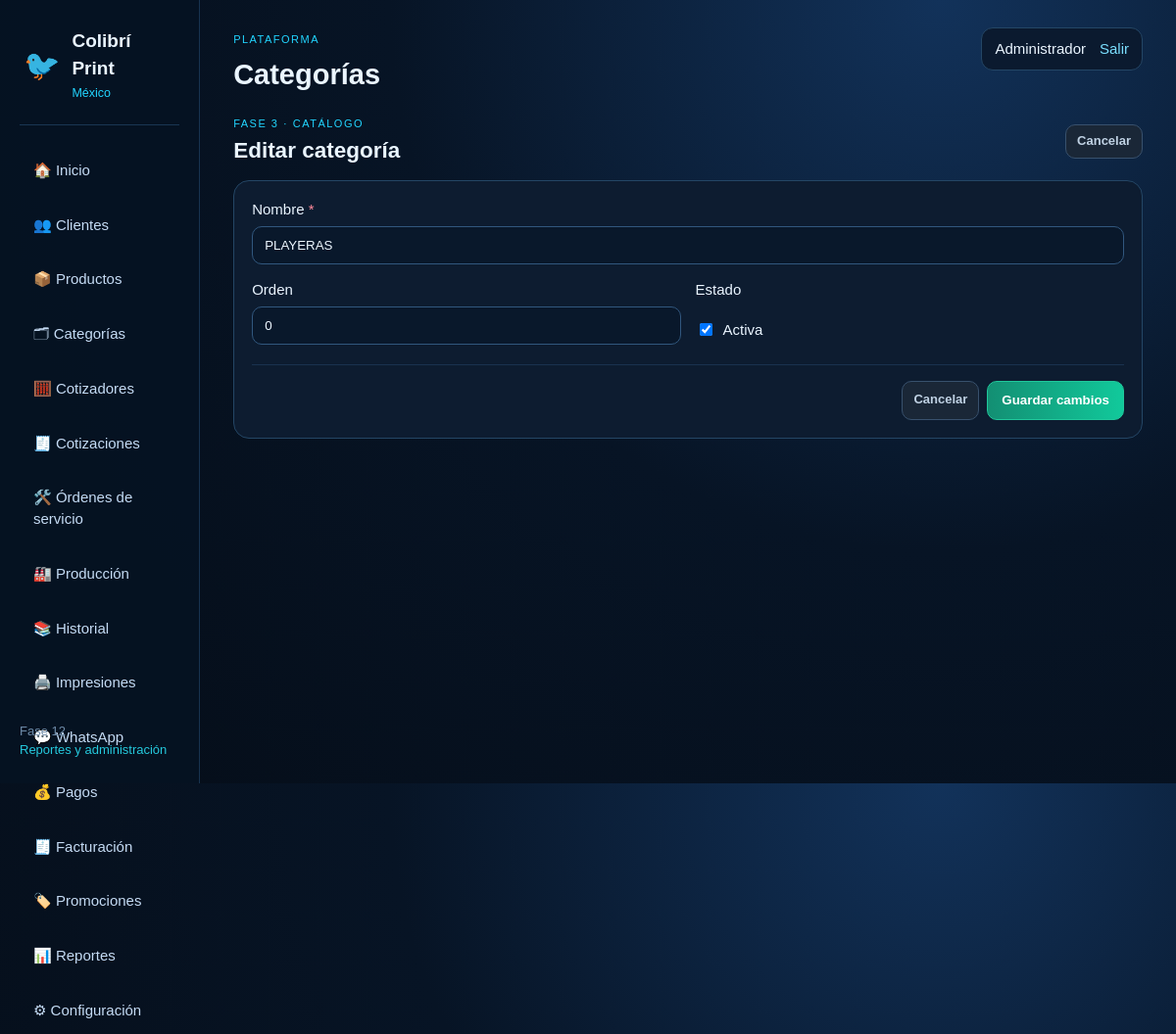
Screenshot of /admin/categorias.php?action=edit&id=1 (signed in) with the database file from the repository.
### tables this page shows
CREATE TABLE `cp_categories` (
  `id` int(10) UNSIGNED NOT NULL,
  `name` varchar(150) NOT NULL,
  `type` varchar(30) NOT NULL DEFAULT 'product',
  `enabled` tinyint(1) NOT NULL DEFAULT '1',
  `sort_order` int(11) NOT NULL DEFAULT '0',
  `created_at` datetime NOT NULL,
  `updated_at` datetime NOT NULL
);

### config/runtime.php (called while the page is built, shortened)
<?php
function e(?string $value): string {
    return htmlspecialchars((string) $value, ENT_QUOTES, 'UTF-8');
}

### admin/categorias.php (the view, shortened to what this page needs)
<?php
require_once __DIR__ . '/../config/runtime.php';
require_once __DIR__ . '/../includes/actions.php';
$title='Categorías'; $pdo=db(); $error=null; $success=null;
$action=(string)($_GET['action']??'list'); $id=(int)($_GET['id']??0); $q=trim((string)($_GET['q']??''));
$cat=['name'=>'','sort_order'=>0,'enabled'=>1];
if($action==='edit'&&$id>0&&$_SERVER['REQUEST_METHOD']!=='POST'){ $s=$pdo->prepare('SELECT * FROM cp_categories WHERE id=?');$s->execute([$id]);$found=$s->fetch();if(!$found){$error='La categoría no existe.';$action='list';}else{$cat=array_merge($cat,$found);} }
require __DIR__.'/../includes/header.php';
?>
<?php if($action==='create'||$action==='edit'): ?>
<div class="toolbar"><div class="toolbar-title"><span class="eyebrow">FASE 3 · CATÁLOGO</span><h2><?= $action==='edit'?'Editar categoría':'Nueva categoría' ?></h2></div><div class="toolbar-actions"><?=cancel_button('/admin/categorias.php')?></div></div>
<div class="card form-card"><form method="post"><input type="hidden" name="_csrf" value="<?=e(csrf_token())?>"><input type="hidden" name="form_action" value="save"><input type="hidden" name="id" value="<?=e((string)$id)?>"><div class="form-grid"><div class="field full"><label>Nombre <span class="required">*</span></label><input data-auto-focus name="name" maxlength="150" value="<?=e((string)$cat['name'])?>" required></div><div class="field"><label>Orden</label><input type="number" name="sort_order" value="<?=e((string)$cat['sort_order'])?>"></div><div class="field"><label>Estado</label><label style="display:flex;align-items:center;gap:8px"><input type="checkbox" name="enabled" value="1" <?=((int)$cat['enabled']===1?'checked':'')?> style="width:auto"> Activa</label></div></div><div class="form-actions"><?=cancel_button('/admin/categorias.php')?><?=save_button($action==='edit'?'Guardar cambios':'Crear categoría')?></div></form></div>
<?php endif; ?><?php require __DIR__.'/../includes/footer.php'; ?>

### assets/css/app.css (style rules this page uses)
:root { --bg:#071425;--panel:#0d1c30;--panel2:#11253e;--border:#244665;--text:#eaf5ff;--muted:#9eb8d5;--cyan:#22d5ff;--blue:#188bff;--green:#0dd6a0;--pink:#db36f5;--shadow:0 20px 50px #0006 }
* { box-sizing:border-box }
body { margin:0;background:radial-gradient(circle at 80% 0,#12325a 0,#071425 45%,#050d18 100%);color:var(--text);font:15px/1.45 Arial,sans-serif }
.eyebrow { font-size:11px;color:var(--cyan);letter-spacing:1.5px }
.card { background:var(--panel);border:1px solid var(--border);border-radius:16px;padding:18px }
.form-grid { display:grid;grid-template-columns:1fr 1fr;gap:15px }
.field { display:grid;gap:6px }
.field.full { grid-column:1/-1 }
input,select { width:100%;padding:11px 12px;border-radius:10px;border:1px solid #31577e;background:#09182b;color:#eef7ff }
.toolbar { display:flex;align-items:center;justify-content:space-between;gap:14px;flex-wrap:wrap;margin:22px 0 14px }
.toolbar .toolbar-title { display:flex;flex-direction:column;gap:3px }
.toolbar h2 { margin:0 }
.toolbar-actions { display:flex;align-items:center;gap:8px;flex-wrap:wrap }
.form-actions { display:flex;justify-content:flex-end;gap:8px;flex-wrap:wrap;margin-top:20px;padding-top:16px;border-top:1px solid #19324f }
.required { color:#ff8a9b }
.form-card { max-width:980px }

### rows the page displays
cp_categories: name "PLAYERAS", sort_order "0", enabled "☑"

### other values shown
$title "Categorías"
$user['name'] "Administrador"
$label "Cancelar Cancelar"
$label "Guardar cambios"
